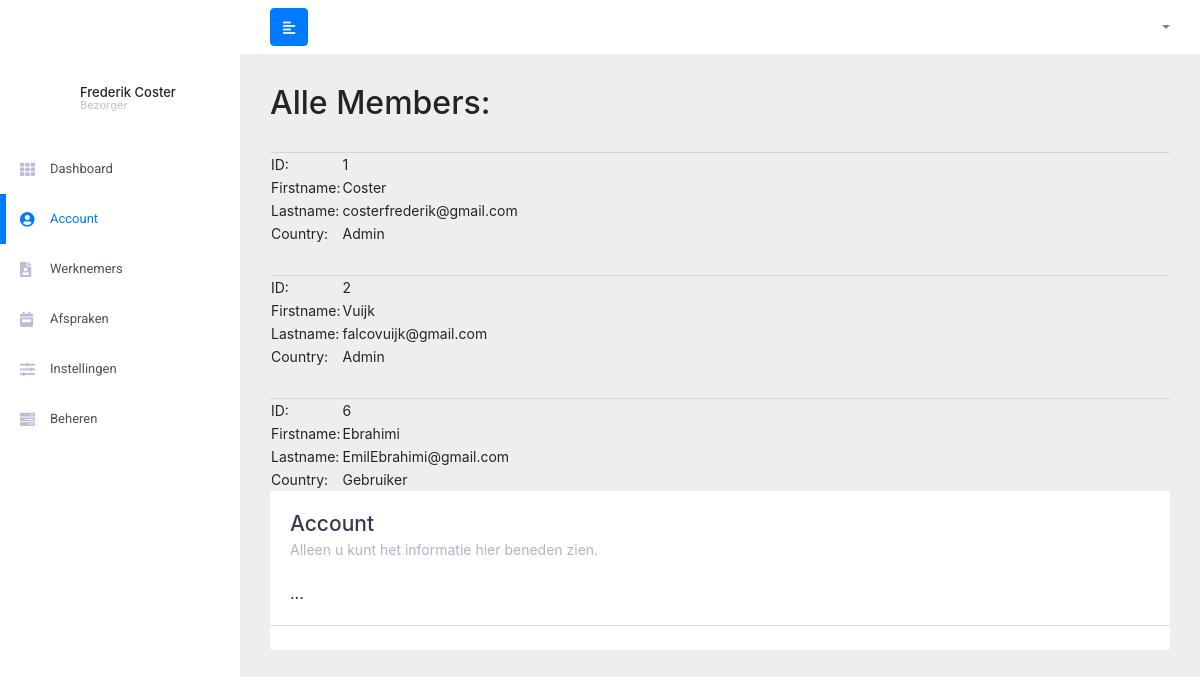
The app's page /profile.php (signed in) with its own data.
### tables this page shows
CREATE TABLE `users` (
  `id` int(11) NOT NULL,
  `voornaam` varchar(200) NOT NULL,
  `achternaam` varchar(200) NOT NULL,
  `emailadres` varchar(200) NOT NULL,
  `wachtwoord` varchar(200) NOT NULL DEFAULT '0000',
  `permission` varchar(200) NOT NULL,
  `telefoonnummer` varchar(200) NOT NULL,
  `woonplaats` varchar(200) NOT NULL,
  `geboortedatum` varchar(200) NOT NULL,
  `geslacht` varchar(200) NOT NULL,
  `baan` varchar(200) NOT NULL,
  `avatar` varchar(200) NOT NULL DEFAULT 'avatar/default.jpg',
  `created_at` timestamp NULL DEFAULT current_timestamp()
);

### php/user_session.php (called while the page is built, shortened)
<?php
require("dbconfig.php");
$id = $_SESSION['user_id'];
$result = mysqli_query($conn,"SELECT * FROM `users` WHERE id = '$id'");
$row = mysqli_fetch_array($result);
$voornaam = $row['voornaam'];
$achternaam = $row['achternaam'];
$permission = $row['permission'];
$baan = $row['baan'];
$volnaam = $voornaam . ' ' . $achternaam;
 ?>

### profile.php (the view, shortened to what this page needs)
<?php
  include 'php/user_session.php';
 ?>
<!DOCTYPE html>
<html lang="nl">
<head>
  <link rel="stylesheet" type="text/css" href="assets/fontawesome/css/all.css">
  <link href="css/bootstrap/bootstrap.min.css" rel="stylesheet">
  <link href="css/style.css" rel="stylesheet">
</head>
<body>
  <div class="d-flex" id="wrapper">
    <div id="sidebar-wrapper">
      <div class="sidebar-heading">
      </div>
      <div class="sidebar-profile">
        <div class="sidebar-profile-inner">
          <div class="sidebar-profile-image">
          </div>
          <div class="profile-name-container">
            <span class="profile-name"><?php echo $volnaam; ?></span>
            <span class="profile-name-under"><?php echo $baan; ?></span>
          </div>
        </div>
      </div>
      <div class="list-group list-group-flush">
        <a href="index.php" class="list-group-item list-group-item-action">
          <i class="fas link-icon fa-th"></i>
          <span>Dashboard</span>
        </a>
        <a href="account.php" class="list-group-item list-group-item-active list-group-item-action">
          <div class="active-line"></div>
          <i class="fas link-icon fa-user-circle"></i>
          <span>Account</span>
        </a>
        <a href="#" class="list-group-item list-group-item-action">
          <i class="fas link-icon fa-file-user"></i>
          <span>Werknemers</span>
        </a>
        <a href="#" class="list-group-item list-group-item-action">
          <i class="fas link-icon fa-calendar-week"></i>
          <span>Afspraken</span>
        </a>
        <a href="instellingen.php" class="list-group-item list-group-item-action">
          <i class="fas link-icon fa-sliders-h"></i>
          <span>Instellingen</span>
        </a>
        <?php
          if ($permission == "Admin") {
            echo '<a href="beheren.php" class="list-group-item list-group-item-action">';
            echo '<i class="fas link-icon fa-tasks-alt"></i>';
            echo '<span>Beheren</span>';
            echo '</a>';
          }
         ?>
      </div>
    </div>
    <div id="page-content-wrapper">
      <nav class="navbar navbar-expand-lg navbar-light">
        <button class="btn btn-primary" id="menu-toggle"><i class="fas fa-align-left"></i></button>
        <div class="collapse navbar-collapse" id="navbarSupportedContent">
          <ul class="navbar-nav ml-auto mt-2 mt-lg-0">
            <li class="nav-item dropdown">
              <a class="nav-link dropdown-toggle" href="#" id="navbarDropdown" role="button" data-toggle="dropdown" aria-haspopup="true" aria-expanded="false">
              </a>
            </li>
          </ul>
        </div>
      </nav>
      <div class="container-fluid">
        <?php include 'php/profile.php'; ?>
        <div class="card">
          <div class="card-header">
            <div class="card-titles">
              <h5 class="card-title">Account</h5>
              <span class="card-title-description">Alleen u kunt het informatie hier beneden zien.</span>
            </div>
          </div>
          <div class="card-body">...</div>
          <div class="card-footer"></div>
        </div>
      </div>
    </div>
  </div>
</body>
</html>

### php/profile.php
<?php
    include_once("dbconfig.php");
    if (isset($_GET['id']))
    {
        $user_id = $_GET['id'];
        $sql = "SELECT * FROM users WHERE id='$user_id'";
        $result = $conn->query($sql);
        if ($result->num_rows > 0) {
          if($row = $result->fetch_assoc()) {
              echo '<div class="card mb-30">';
                echo '<div class="card-header rounded">';
                  echo '<div class="profile-background"></div>';
                  echo '<div class="profile-image">';
                    echo '<img src="'.$row["avatar"].'" width="100px" />';
                  echo '</div>';
                  echo '<div class="profile-name-container">';
                    echo '<span class="profile-name">'.$row["voornaam"].' ' .$row["achternaam"].'</span>';
                    echo '<span class="profile-name-under">'.$row["baan"].'</span>';
                  echo '</div>';
                echo '</div>';
          }
            echo '</div>';
        }
        else {
           echo "0 results";
        }
    }
    else {
        echo '<h2>Alle Members:</h2>';
        $sql = "SELECT * FROM users";
        $result = $conn->query($sql);
        if ($result->num_rows > 0) {
            while($row = $result->fetch_assoc()) {
                echo '<hr />';
                echo '<table>';
                echo '<tr><td>ID:</td><td>'.$row["id"].'</td></tr>';
                echo '<tr><td>Firstname:</td><td>'.$row["achternaam"].'</td></tr>';
                echo '<tr><td>Lastname:</td><td>'.$row["emailadres"].'</td></tr>';
                echo '<tr><td>Country:</td><td>'.$row["permission"].'</td></tr>';
                echo '</table>';
            }
        }
        else {
           echo "0 results";
        }
    }
?>

### css/style.css (style rules this page uses)
body { overflow-x: hidden; background-color: #EEEEEE; }
* { box-sizing: border-box; }
#sidebar-wrapper { height: 100vh; margin-left: -15rem; -webkit-transition: margin .25s ease-out; -moz-transition: margin .25s ease-out; -o-transition: margin .25s ease-out; transition: margin .25s ease-out; background-color: #FFFFFF; }
#sidebar-wrapper .sidebar-heading { display: flex; padding: 8px 16px; height: 54px; }
#sidebar-wrapper .list-group { width: 15rem; }
#sidebar-wrapper .list-group .list-group-item { align-items: center; display: flex; border: none; padding: 0px; height: 50px; margin: 0; }
#sidebar-wrapper .list-group .list-group-item-active .link-icon, #sidebar-wrapper .list-group .list-group-item-active span { color: #007bff !important; }
#sidebar-wrapper .list-group .list-group-item .active-line { background-color: #007bff; position: absolute; width: 6px; height: 100%; }
#sidebar-wrapper .list-group .list-group-item .link-icon { margin: 0px 5px 0px 20px; font-size: 15px; color: #bcbcd4; width: 25px; }
#sidebar-wrapper .list-group .list-group-item span { font-family: 'Roboto', sans-serif; font-size: 13px !important; }
.navbar { background-color: #FFFFFF; padding: 8px 30px; }
#navbarDropdown { display: flex; align-items: center; padding: 0; }
.sidebar-profile { padding: 20px; }
.sidebar-profile-inner { flex-direction: row; align-items: center; display: flex; }
.sidebar-profile .sidebar-profile-image { width: 50px; height: 50px; overflow: hidden; border-radius: 50%; }
.sidebar-profile .profile-name-container { display: flex; flex-direction: column; margin-left: 10px; line-height: 13px; }
.sidebar-profile .profile-name { font-weight: 500; font-size: 13px; }
.sidebar-profile .profile-name-under { font-weight: 500; font-size: 11px; color: #C8C8C8; }
#page-content-wrapper { min-width: 100vw; }
.container-fluid { padding: 30px 30px 0px 30px; }
.card { border: none; }
.card-header { background-color: #FFFFFF; padding: 20px 20px 20px 20px; border: none; }
.card-header .card-title { margin: 0 !important; align-self: center; color: #333C48; font-size: 21px; }
.card-header .card-title-description { font-size: 14px; color: #ACB6C4; }
.card-body { padding: 0px 20px 20px 20px; }
.card-footer { background-color: #FFFFFF; }
hr { margin: 30px 0px 0px 0px; border: 0; border-top: 1px solid rgba(0, 0, 0, 0.1); }
.btn-primary, .btn-danger { font-size: 14px; height: 38px; align-self: flex-end; }
table { white-space: nowrap; }
table { font-size: 14px; margin-bottom: 0px !important; }
th, td, tr, tbody, thead { border: none !important; }
@media (min-width: 768px) { #sidebar-wrapper { margin-left: 0; } }
@media (min-width: 768px) { #page-content-wrapper { min-width: 0; width: 100%; } }

### records on screen
users: volnaam "Frederik Coster", baan "Bezorger", id "1", achternaam "Coster", emailadres "costerfrederik@gmail.com", permission "Admin"
users: id "2", achternaam "Vuijk", emailadres "falcovuijk@gmail.com", permission "Admin"
users: id "6", achternaam "Ebrahimi", emailadres "EmilEbrahimi@gmail.com", permission "Gebruiker"
